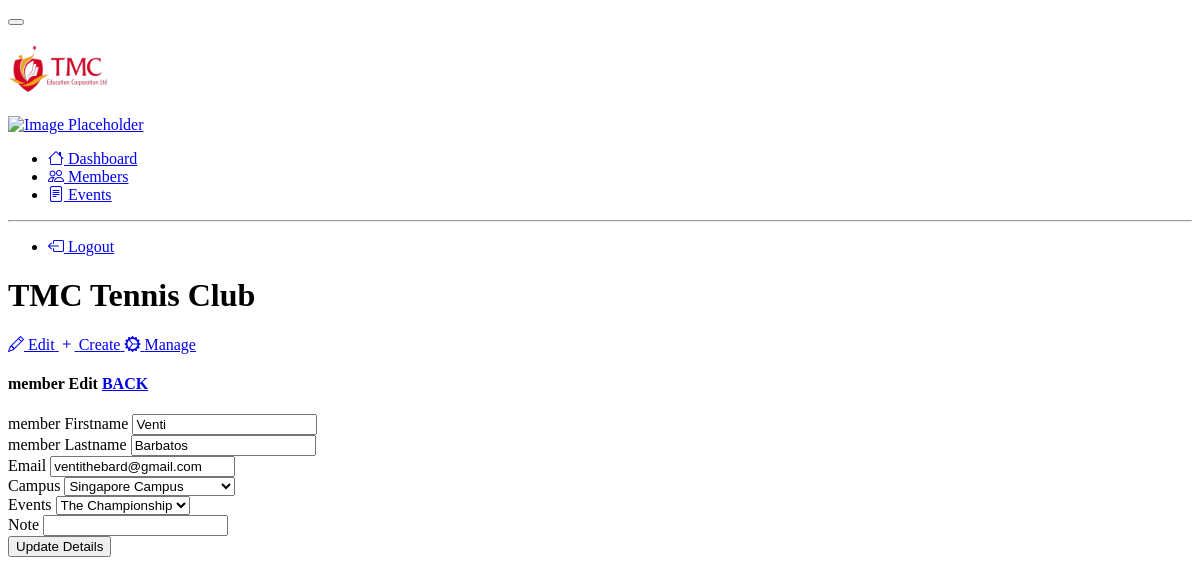
Page /admin/events-edit.php?id=1 on the committed database.
### tables this page shows
CREATE TABLE `eventsdetails` (
  `id` int(8) NOT NULL,
  `firstname` varchar(30) NOT NULL,
  `lastname` varchar(30) NOT NULL,
  `email` varchar(30) NOT NULL,
  `campus` varchar(30) NOT NULL,
  `events` varchar(30) NOT NULL,
  `note` varchar(50) NOT NULL
);

### admin/events-edit.php (the view, shortened to what this page needs)
<?php
    require 'dbcon.php';
?>
<!DOCTYPE html>
<html lang="en" >
<head>
  <link rel="stylesheet" href="./style.css">
  <link href="https://cdn.jsdelivr.net/npm/@sweetalert2/theme-dark@4/dark.css" rel="stylesheet">
</head>
<body>
<div class="d-flex flex-column flex-lg-row h-lg-full bg-surface-secondary">
    <nav class="navbar show navbar-vertical h-lg-screen navbar-expand-lg px-0 py-3 navbar-light bg-white border-bottom border-bottom-lg-0 border-end-lg" id="navbarVertical">
        <div class="container-fluid">
            <button class="navbar-toggler ms-n2" type="button" data-bs-toggle="collapse" data-bs-target="#sidebarCollapse" aria-controls="sidebarCollapse" aria-expanded="false" aria-label="Toggle navigation">
            </button>
            <a class="navbar-brand py-lg-2 mb-lg-5 px-lg-6 me-0" href="#">
                <h3 class="text-success"><img src="../images/TMC.png" width="100"></h3>
            </a>
            <div class="navbar-user d-lg-none">
                <div class="dropdown">
                    <a href="#" id="sidebarAvatar" role="button" data-bs-toggle="dropdown" aria-haspopup="true" aria-expanded="false">
                        <div class="avatar-parent-child">
                            <img alt="Image Placeholder" src="" class="avatar avatar- rounded-circle">
                        </div>
                    </a>
                </div>
            </div>
            <div class="collapse navbar-collapse" id="sidebarCollapse">
                <ul class="navbar-nav">
                    <li class="nav-item">
                        <a class="nav-link" href="admin.php">
                            <i class="bi bi-house"></i> Dashboard
                        </a>
                    </li>
                    <li class="nav-item">
                        <a class="nav-link" href="#">
                            <i class="bi bi-people"></i> Members
                        </a>
                    </li>
                    <li class="nav-item">
                        <a class="nav-link" href="events.php">
                            <i class="bi bi-file-text"></i> Events
                        </a>
                    </li>
                </ul>
                <hr class="navbar-divider my-5 opacity-20">
                <ul class="navbar-nav">
                    <li class="nav-item">
                        <a class="nav-link" href="../home.html" onclick="return confirm('Are you sure you want to logout?')">
                            <i class="bi bi-box-arrow-left"></i> Logout
                        </a>
                    </li>
                </ul>
            </div>
        </div>
    </nav>
    <div class="h-screen flex-grow-1 overflow-y-lg-auto">
        <header class="bg-surface-primary border-bottom pt-6">
            <div class="container-fluid">
                <div class="mb-npx">
                    <div class="row align-items-center">
                        <div class="col-sm-6 col-12 mb-4 mb-sm-0">
                            <h1 class="h2 mb-0 ls-tight">TMC Tennis Club</h1>
                        </div>
                        <div class="col-sm-6 col-12 text-sm-end">
                            <div class="mx-n1">
                                <a href="#" class="btn d-inline-flex btn-sm btn-neutral border-base mx-1">
                                    <span class=" pe-2">
                                        <i class="bi bi-pencil"></i>
                                    </span>
                                    <span>Edit</span>
                                </a>
                                <a href="#" class="btn d-inline-flex btn-sm btn-primary mx-1">
                                    <span class=" pe-2">
                                        <i class="bi bi-plus"></i>
                                    </span>
                                    <span>Create</span>
                                </a>
                                <a href="#" class="btn d-inline-flex btn-sm btn-warning mx-1">
                                    <span class=" pe-2">
                                        <i class="bi bi-gear-wide-connected"></i>
                                    </span>
                                    <span>Manage</span>
                                </a>
                            </div>
                        </div>
                    </div>
                </div>
            </div>
        </header>
        <main class="py-6 bg-surface-secondary">
            <div class="container-fluid">
                <div class="row g-6 mb-6">
                    <div class="container mt-5">
        <div class="row">
            <div class="col-md-12">
                <div class="card">
                    <div class="card-header">
                        <h4>member Edit
                            <a href="events.php" class="btn btn-danger float-end">BACK</a>
                        </h4>
                    </div>
                    <div class="card-body">
                        <?php
                        if(isset($_GET['id']))
                        {
                            $member_id = mysqli_real_escape_string($con, $_GET['id']);
                            $query = "SELECT * FROM eventsdetails WHERE id='$member_id' ";
                            $query_run = mysqli_query($con, $query);
                            if(mysqli_num_rows($query_run) > 0)
                            {
                                $member = mysqli_fetch_array($query_run);
                                ?>
                                <form action="events-code.php" method="POST">
                                    <div class="mb-3">
                                        <label>member Firstname</label>
                                        <input type="text" name="firstname" value="<?=$member['firstname'];?>" class="form-control">
                                    </div>
                                    <div class="mb-3">
                                        <label>member Lastname</label>
                                        <input type="text" name="lastname" value="<?=$member['lastname'];?>" class="form-control">
                                    </div>
                                    <div class="mb-3">
                                        <label>Email</label>
                                        <input type="email" name="email" value="<?=$member['email'];?>" class="form-control">
                                    </div>
                                    <div class="mb-3">
                                        <label>Campus</label>
                                        <select id="campus" name="campus" class="form-control">
                                            <option value="Singapore Campus">Singapore Campus</option>
                                        </select>
                                    </div>
                                    <div class="mb-3">
                                        <label>Events</label>
                                        <select id="events" name="events" class="form-control">
                                            <option value="The Championship">The Championship</option>
                                        </select>
                                    </div>
                                    <div class="mb-3">
                                        <label>Note</label>
                                        <input type="text" name="note" class="form-control">
                                    </div>
                                    <div class="mb-3">
                                        <button type="submit" name="update_member" class="btn btn-primary">
                                            Update Details
                                        </button>
                                    </div>
                                </form>
                                <?php
                            }
                            else
                            {
                                echo "<h4>No Such Id Found</h4>";
                            }
                        }
                        ?>
                    </div>
                </div>
            </div>
        </div>
    </div>
                </div>
                </div>
            </div>
    </div>
</body>
</html>

### rows in the picture
eventsdetails: firstname "Venti", lastname "Barbatos", email "ventithebard@gmail.com"
